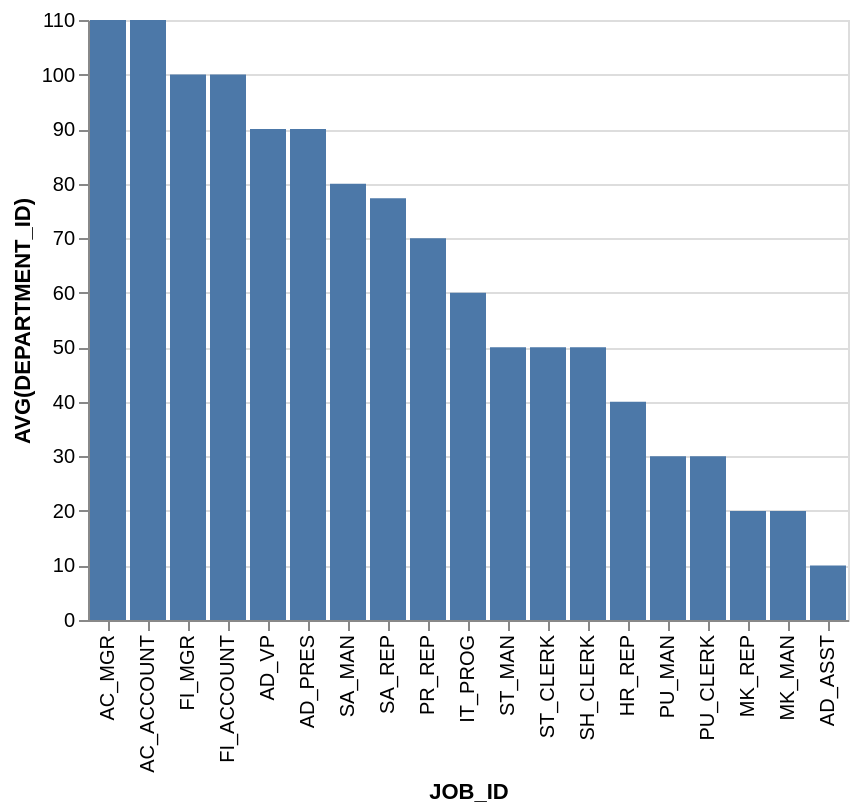

Describe this chart as a Vega-Lite specification.
### Vega-Lite specification from a JSON file in a GitHub repository (floating-point values rounded to 4 significant figures)
{"data": {"values": [{"x_data": "AC_MGR", "y_data": 110}, {"x_data": "AC_ACCOUNT", "y_data": 110}, {"x_data": "FI_MGR", "y_data": 100}, {"x_data": "FI_ACCOUNT", "y_data": 100}, {"x_data": "AD_VP", "y_data": 90}, {"x_data": "AD_PRES", "y_data": 90}, {"x_data": "SA_MAN", "y_data": 80}, {"x_data": "SA_REP", "y_data": 77.33}, {"x_data": "PR_REP", "y_data": 70}, {"x_data": "IT_PROG", "y_data": 60}, {"x_data": "ST_MAN", "y_data": 50}, {"x_data": "ST_CLERK", "y_data": 50}, {"x_data": "SH_CLERK", "y_data": 50}, {"x_data": "HR_REP", "y_data": 40}, {"x_data": "PU_MAN", "y_data": 30}, {"x_data": "PU_CLERK", "y_data": 30}, {"x_data": "MK_REP", "y_data": 20}, {"x_data": "MK_MAN", "y_data": 20}, {"x_data": "AD_ASST", "y_data": 10}]}, "mark": "bar", "encoding": {"x": {"field": "x_data", "type": "nominal", "title": "JOB_ID", "sort": {"op": "sum", "field": "y_data", "order": "descending"}}, "y": {"field": "y_data", "type": "quantitative", "title": "AVG(DEPARTMENT_ID)"}}}
